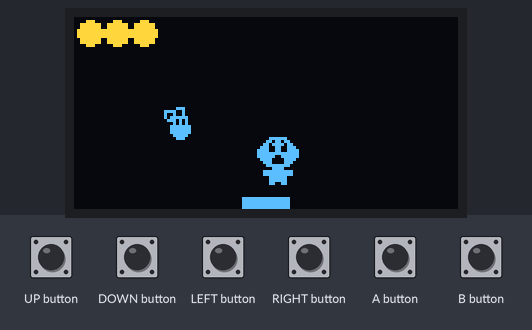
A sketch run on a simulated Arduboy, built with avr-gcc and run on an emulated ATmega32U4. Shown: 128×64 one-colour display. Inputs (shaded band) come from the test bench. The OLED is the two-colour kind (top 16 rows yellow); random numbers use the default seed unless the sketch sets one. At 5.2 s the program stops and its outputs stay as they are.

Above: at 1.2 s.
1.3 s: B button pressed for 0.15 s
3.0 s: LEFT button pressed for 0.15 s
At 3.5 s:
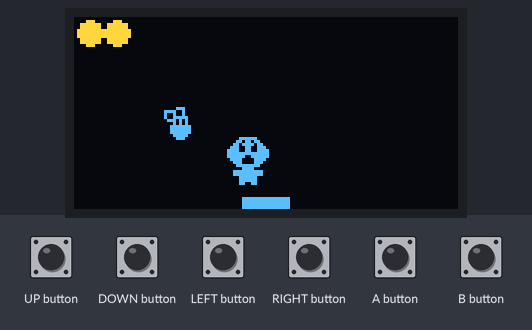
At 5.8 s:
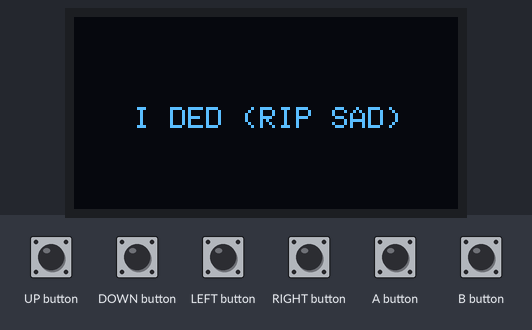
Timing chart, 0 to 6.7 s (numbered marks = the images above; inputs shaded):
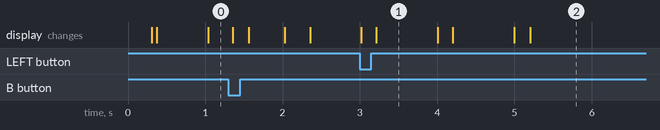

The sketch:

isaac_demo.ino
```cpp
#include <Arduboy2.h>

#include "collisions.h"
#include "enemy.h"
#include "isaac.h"
#include "projectile.h"
#include "room.h"
#include "status.h"

Arduboy2 arduboy;

Enemy f1 = {20, 20, 6, 10, 1, 1, F, fly_bmp, 2, 1};
Enemy p1 = {30, 30, 11, 9, 0, 0, P, pooter_bmp, 3, 1};
// TODO: the code currently assumes enemey lists will follow a pattern
//        of tracking size with a seperate integer.
Enemy enemies[5];
int enemy_count = 0;
Projectile isaac_projectiles[4];
int isaac_projectile_count = 0;
Projectile hostile_projectiles[20];
int hostile_projectile_count = 0;

Isaac isaac = {60, 40, ISAAC_HEIGHT, ISAAC_WIDTH, 2, 2, isaac_bmp, 3};
Map m = create_map();


void setup() {
  arduboy.begin();
  arduboy.setFrameRate(30);
  //instantiate enemies
  for (int i = 0; i < 5; i++){
    Enemy e;
    e.exists = 0;
    enemies[i] = e;
  }
  enemies[0] = p1;
  enemy_count = 1;

  //instantiate projectiles
  for (int i = 0; i < 4; i++){
    Projectile p;
    p.exists = 0;
    isaac_projectiles[i] = p;
  }
  for (int i = 0; i < 20; i++){
    Projectile p;
    p.exists = 0;
    hostile_projectiles[i] = p;
  }
}

void loop() {
  if (!(arduboy.nextFrame())) {
    return;
  }
  arduboy.clear();

  move_isaac(&arduboy, &isaac);
  add_isaac_projectiles(&arduboy, &isaac, isaac_projectiles,
                        &isaac_projectile_count);
  check_use_door(&m, &isaac, STATUS_BAR_HEIGHT, &enemy_count, enemies);

  for (int i = 0; i < 5; i++){
    if (enemies[i].exists){
      move_enemy(&enemies[i], &isaac);
    }
  }
  add_hostile_projectiles(&isaac, enemies, hostile_projectiles,
                        &hostile_projectile_count);

  for (int i = 0; i < 4; i++){
    if (isaac_projectiles[i].exists){
      move_projectile(&isaac_projectiles[i], &isaac_projectile_count);
    }
  }

  for (int i = 0; i < 20; i++){
    if (hostile_projectiles[i].exists){
      move_projectile(&hostile_projectiles[i], &hostile_projectile_count);
    }
  }

  // COLLISIONS
  check_projectiles_to_enemies_collision(&arduboy, enemies,
                                        &enemy_count,
                                        isaac_projectiles,
                                        &isaac_projectile_count);

  check_projectiles_to_isaac_collision(&arduboy, &isaac,
                                        hostile_projectiles,
                                        &hostile_projectile_count);

  check_enemies_to_isaac_collision(&arduboy, &isaac, enemies,
                                        &enemy_count);

  draw_room(&arduboy, &m.rooms[m.active_room], STATUS_BAR_HEIGHT);
  draw_status(&arduboy, &isaac, STATUS_BAR_HEIGHT);
  draw_isaac(&arduboy, &isaac);

  //draw enemies (if room not cleared)
  for (int i = 0; i < 5; i++){
    if (enemies[i].exists){
      draw_enemy(&arduboy, &enemies[i]);
    }
  }
  for (int i = 0; i < 4; i++){
    if (isaac_projectiles[i].exists){
      draw_projectile(&arduboy, &isaac_projectiles[i]);
    }
  }
  for (int i = 0; i < 20; i++){
    if (hostile_projectiles[i].exists){
      draw_projectile(&arduboy, &hostile_projectiles[i]);
    }
  }

  if(isaac.invincible) isaac.invincible -= 1;
  for (int i = 0; i < 5; i++){
    if (enemies[i].exists && enemies[i].cooldown){
      enemies[i].cooldown -= 1;
    }
  }

  if (isaac.life == 0){
    arduboy.clear();
    arduboy.setCursor(20, 30);
    arduboy.print("I DED (RIP SAD)");
    arduboy.display();
    while (1){}
  }
  arduboy.display();
}
```

collisions.cpp
```cpp
#include "collisions.h"

#include <Arduboy2.h>
#include "isaac.h"
#include "projectile.h"
#include "enemy.h"
#include "status.h"

void check_projectiles_to_enemies_collision(Arduboy2 * a,
                                            Enemy * enemies, int * num_enemies,
                                            Projectile * projectiles,
                                            int * num_projectiles) {
  for (int e_index = 0; e_index < (*num_enemies); e_index++) {
    for (int p_index = 0; p_index < (*num_projectiles); p_index++) {
      if (check_projectile_to_enemy_collision(a, &enemies[e_index],
                                            &projectiles[p_index])) {
        delete_projectile(projectiles, num_projectiles, p_index);
        enemies[e_index].life -= 1;
        if (enemies[e_index].life < 1) {
          delete_enemy(enemies, num_enemies, e_index);
        }
      }
    }
  }
}

void check_projectiles_to_isaac_collision(Arduboy2 * a,
                                            Isaac * isaac,
                                            Projectile * projectiles,
                                            int * num_projectiles) {
  for (int p_index = 0; p_index < (*num_projectiles); p_index++) {
    if (check_projectile_to_isaac_collision(a, isaac,
                                          &projectiles[p_index])) {
      delete_projectile(projectiles, num_projectiles, p_index);
      if (isaac->life > 0 && !isaac->invincible) {
        isaac->life -= 1;
        isaac->invincible = 25;
      }
    }
  }
}

void check_enemies_to_isaac_collision(Arduboy2 * a,
                                      Isaac * isaac,
                                      Enemy * enemies,
                                      int * num_enemies) {
  for (int p_index = 0; p_index < (*num_enemies); p_index++) {
    if (check_enemy_to_isaac_collision(a, isaac,
                                          &enemies[p_index])) {
      if (isaac->life > 0 && !isaac->invincible) {
        isaac->life -= 1;
        isaac->invincible = 25;
      }
    }
  }
}

bool check_projectile_to_enemy_collision(Arduboy2 * a,
                                         Enemy * enemy,
                                         Projectile * projectile) {
  return a->collide(Rect{enemy->xpos, enemy->ypos,
                          enemy->width, enemy->height},
                        Rect{projectile->xpos, projectile->ypos,
                          1, 1});
}

bool check_projectile_to_isaac_collision(Arduboy2 * a,
                                         Isaac * isaac,
                                         Projectile * projectile) {
  return a->collide(Rect{isaac->xpos, isaac->ypos,
                          isaac->width,
                          isaac->height},
                        Rect{projectile->xpos, projectile->ypos,
                          1, 1});
}

bool check_enemy_to_isaac_collision(Arduboy2 * a,
                                    Isaac * isaac,
                                    Enemy * enemy) {
  return a->collide(Rect{isaac->xpos, isaac->ypos,
                          isaac->width, isaac->height},
                        Rect{enemy->xpos, enemy->ypos,
                          enemy->width, enemy->height});
}
```

collisions.h
```cpp
#ifndef COLLISIONS_H
#define COLLISIONS_H

#include <Arduboy2.h>
#include "isaac.h"
#include "projectile.h"
#include "enemy.h"
#include "status.h"

void check_projectiles_to_enemies_collision(Arduboy2 * a, Enemy * enemies,
                                            int * num_enemies,
                                            Projectile * projectiles,
                                            int * num_projectiles);
void check_projectiles_to_isaac_collision(Arduboy2 * a, Isaac * isaac,
                                            Projectile * projectiles,
                                            int * num_projectiles);
void check_enemies_to_isaac_collision(Arduboy2 * a, Isaac * isaac,
                                            Enemy * enemies,
                                            int * num_enemies);

bool check_projectile_to_enemy_collision(Arduboy2 * a, Enemy * enemy,
                                         Projectile * projectile);
bool check_projectile_to_isaac_collision(Arduboy2 * a, Isaac * isaac,
                                         Projectile * projectile);
bool check_enemy_to_isaac_collision(Arduboy2 * a, Isaac * isaac,
                                         Enemy * enemy);

#endif
```

enemy.cpp
```cpp
#include "enemy.h"

void draw_enemy(Arduboy2 * arduboy, Enemy * e){

  arduboy->drawSlowXYBitmap(e->xpos, e->ypos, e->bmp, e->width, e->height, WHITE);

}


void move_enemy(Enemy *enemy, Isaac *isaac){
  int xdiff = isaac->xpos - enemy->xpos;
  int ydiff = isaac->ypos - enemy->ypos;
  if (enemy->type != F) return;
  //update enemy position based on isaac's location
  enemy->xpos += xdiff > 0 ? enemy->speedx : -1 * enemy->speedx;
  enemy->ypos += ydiff > 0 ? enemy->speedy : -1 * enemy->speedy;
}

void delete_enemy(Enemy * e, int * num_enemies,
                  const int enemy_index) {
  e[enemy_index].exists = 0;
  *num_enemies -= 1;
  for (int i = enemy_index; i < *num_enemies; ++i) {
    e[i] = e[i+1];
  }
}
```

enemy.h
```cpp
#include <Arduboy2.h>
#include "isaac.h"

#ifndef ENEMY_H
#define ENEMY_H

const uint8_t PROGMEM fly_bmp[] = {
  0xE1, 0xC0, 0x92, 0x40, 0x9E, 0x40, 0x7F, 0x80,
  0x1E, 0x00, 0x1E, 0x00};

const uint8_t PROGMEM pooter_bmp[] = {
  0x0E, 0x00, 0xF2, 0x00, 0x92, 0x00, 0x9F, 0x00,
  0x75, 0x00, 0x15, 0x00, 0x3F, 0x80, 0x3F, 0x80,
  0x3F, 0x80, 0x1F, 0x00, 0x0E, 0x00, 0x00, 0x00};

typedef enum enemy_type {F, P} enemy_type;

#define POOTER_SPEEDX   0   //pooters don't move
#define POOTER_SPEEDY   0
#define POOTER_LIVES    1   //pooters only have 1 life

#define FLY_SPEEDX  1   //flies move at 1/2 the speed of isaac
#define FLY_SPEEDY  1
#define FLY_LIVES   1   //flies only have 1 life

typedef struct Enemy {
  uint8_t xpos;
  uint8_t ypos;
  uint8_t height;
  uint8_t width;
  uint8_t speedx;
  uint8_t speedy;
  enemy_type type;
  const uint8_t * bmp;
  uint8_t life;
  bool exists;
  uint8_t cooldown;
} Enemy;

void draw_enemy(Arduboy2 * arduboy, Enemy * e);
void move_enemy(Enemy*, Isaac*);
void delete_enemy(Enemy * e, int * num_enemies,
                  const int enemy_index);
#endif
```

isaac.cpp
```cpp
#include "isaac.h"
#include "status.h"

void move_isaac(Arduboy2 * arduboy, Isaac * isaac){

  if (arduboy->pressed(RIGHT_BUTTON) && isaac->xpos < WIDTH - (isaac->width + 1)) {
    isaac->xpos += ISAAC_SPEEDX;
    isaac->speedx = ISAAC_SPEEDX;
    isaac->speedy = 0;
  }else if (arduboy->pressed(LEFT_BUTTON) && isaac->xpos > 1) {
    isaac->xpos -= ISAAC_SPEEDX;
    isaac->speedx = -1 * ISAAC_SPEEDX;
    isaac->speedy = 0;
  }else if (arduboy->pressed(DOWN_BUTTON) && isaac->ypos < HEIGHT - (isaac->height + 1)) {
    isaac->ypos += ISAAC_SPEEDY;
    isaac->speedy = ISAAC_SPEEDY;
    isaac->speedx = 0;
  }else if (arduboy->pressed(UP_BUTTON) && isaac->ypos > STATUS_BAR_HEIGHT) {
    isaac->ypos -= ISAAC_SPEEDY;
    isaac->speedy = -1 * ISAAC_SPEEDY;
    isaac->speedx = 0;
  }

}

void draw_isaac(Arduboy2 * arduboy, Isaac * isaac){

  arduboy->drawSlowXYBitmap(isaac->xpos, isaac->ypos, isaac->bmp, isaac->width, isaac->height, WHITE);

}

// Changes the coordinates of Isaac.
void update_isaac_position(Isaac * i, int x_pos, int y_pos) {
  i->xpos = x_pos;
  i->ypos = y_pos;
}
```

isaac.h
```cpp
#include <Arduboy2.h>

#ifndef ISAAC_H
#define ISAAC_H

#define ISAAC_HEIGHT 16
#define ISAAC_WIDTH 16

#define ISAAC_SPEEDX 2
#define ISAAC_SPEEDY 2

#define ISAAC_LIVES 3

const uint8_t PROGMEM isaac_bmp[] = {
  0x07, 0xE0, 0x0D, 0xB0, 0x1B, 0xD8, 0x39, 0x9C,
  0x79, 0x9E, 0x7F, 0xFE, 0x7E, 0x7E, 0x3C, 0x3C,
  0x1C, 0x38, 0x0F, 0xF0, 0x03, 0xC0, 0x1F, 0xF8,
  0x1F, 0xF8, 0x07, 0xE0, 0x07, 0xE0, 0x06, 0x60};

typedef struct Isaac {
  uint8_t xpos;
  uint8_t ypos;
  const uint8_t height;
  const uint8_t width;
  int speedx;
  int speedy;
  const uint8_t * bmp;
  uint8_t life;
  uint8_t invincible;
} Isaac;

void draw_isaac(Arduboy2 * arduboy, Isaac * isaac);
void move_isaac(Arduboy2 * arduboy, Isaac * isaac);
void update_isaac_position(Isaac * i, int x_pos, int y_pos);

#endif
```

projectile.cpp
```cpp
#include "projectile.h"

void move_projectile(Projectile* p, int * count){

  if (p->range == 0){   //delete projectile if current range is 0

    //remove projectile from room list
    p->exists = 0;
    *count -= 1;

  } else {   //update projectile position

    p->range -= 1;
    p->xpos += p->speedx;
    p->ypos += p->speedy;

  }

}

void draw_projectile(Arduboy2 *arduboy, Projectile* p){

  if (p->type == I){
    arduboy->drawCircle(p->xpos, p->ypos, 1, WHITE);
  } else if (p->type == H){
    arduboy->fillCircle(p->xpos, p->ypos, 1, WHITE);
  }

}

void delete_projectile(Projectile * e, int * num_projectiles,
                        const int projectile_index) {
  e[projectile_index].exists = 0;
  *num_projectiles -= 1;
  for (int i = projectile_index; i < *num_projectiles; ++i) {
    e[i] = e[i+1];
  }
}
```

projectile.h
```cpp
#include <Arduboy2.h>
#include "isaac.h"

#ifndef PROJECTILE_H
#define PROJECTILE_H

#define PROJECTILE_RANGE 12  //range for hostile projectiles
#define ISAAC_RANGE 12  //range for isaac projectiles

#define PROJECTILE_SPEEDX 3
#define PROJECTILE_SPEEDY 3

typedef enum projectile_type {I, H} projectile_type;

typedef struct Projectile {
  uint8_t xpos;
  uint8_t ypos;
  uint8_t range;
  uint8_t speedx;
  uint8_t speedy;
  projectile_type type;
  bool exists;
} Projectile;

void move_projectile(Projectile*, int*);
void draw_projectile(Arduboy2*, Projectile*);
void delete_projectile(Projectile * e, int * num_projectiles,
                        const int projectile_index);

#endif
```

room.h
```cpp
#include <Arduboy2.h>
#include "isaac.h"
#include "status.h"
#include "enemy.h"
#include "projectile.h"

#ifndef ROOM_H
#define ROOM_H

#define DOOR_WIDTH 16
#define DOOR_THICKNESS 4

typedef struct Room {
  int n_enemies;
  int n_isaac_projectiles;
  int n_hostile_projectiles;
  int doors[4];
  bool cleared;
  bool is_in_map;
} Room;

typedef struct Map {
  bool cleared;
  Room rooms[9];
  int active_room;
} Map;

void create_rooms(Map *m, int level[]);
void draw_room(Arduboy2 * arduboy, Room * r, int top_margin);
void check_use_door(Map * m, Isaac * i, int top_margin, int *num_enemies, Enemy *enemies);
Map create_map();
void update_room(Arduboy2*, Isaac*, Room*);
void add_isaac_projectiles(Arduboy2 *arduboy, Isaac *isaac,
                            Projectile * isaac_projectiles,
                            int * n_isaac_projectiles);
void add_hostile_projectiles(Isaac *isaac,
                            Enemy *enemies,
                             Projectile * hostile_projectiles,
                             int * n_hostile_projectiles);
void add_enemies(Map*, int *, Enemy *, Isaac *);

#endif
```

status.cpp
```cpp
#include "status.h"

#include "Arduboy2.h"

void draw_status(Arduboy2 * arduboy, Isaac * i, int height) {

  int life_token_radius = height / 2 - LIFE_TOKEN_SPACING;
  int life_token_y = LIFE_TOKEN_SPACING + life_token_radius;
  int life_token_x = LIFE_TOKEN_SPACING + life_token_radius;

  for (int a = i->life; a > 0; a--) {
    // TODO: include a projectile header and use actual tear size.
    arduboy->fillCircle(life_token_x, life_token_y, life_token_radius, WHITE);
    life_token_x += LIFE_TOKEN_SPACING + life_token_radius * 2;
  }
}
```

status.h
```cpp
#include <Arduboy2.h>

#include "isaac.h"

#ifndef STATUS_H
#define STATUS_H

#define STATUS_BAR_HEIGHT 10
#define LIFE_TOKEN_SPACING 1

void draw_status(Arduboy2 * arduboy, Isaac * r, int height);

#endif
```

Source omitted: room.cpp (7010 bytes)
